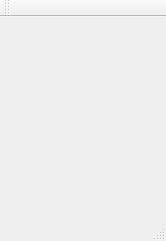
<?xml version="1.0" encoding="UTF-8"?>
<ui version="4.0">
 <class>MainWindow</class>
 <widget class="QMainWindow" name="MainWindow">
  <property name="geometry">
   <rect>
    <x>0</x>
    <y>0</y>
    <width>166</width>
    <height>241</height>
   </rect>
  </property>
  <property name="windowTitle">
   <string>MainWindow</string>
  </property>
  <widget class="QWidget" name="centralWidget"/>
  <widget class="QMenuBar" name="menuBar">
   <property name="geometry">
    <rect>
     <x>0</x>
     <y>0</y>
     <width>166</width>
     <height>26</height>
    </rect>
   </property>
  </widget>
  <widget class="QToolBar" name="mainToolBar">
   <attribute name="toolBarArea">
    <enum>TopToolBarArea</enum>
   </attribute>
   <attribute name="toolBarBreak">
    <bool>false</bool>
   </attribute>
  </widget>
  <widget class="QStatusBar" name="statusBar"/>
 </widget>
 <layoutdefault spacing="6" margin="11"/>
 <resources/>
 <connections/>
</ui>
